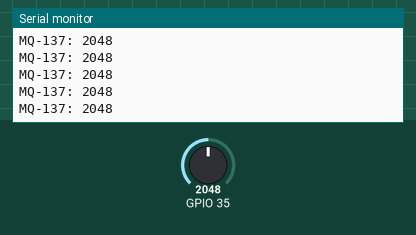
Bench run of a sketch on a simulated ESP32. Parts: the last lines printed to the serial monitor. The test bench sets the inputs (shaded band); at power-on: GPIO 35 = 2048.

Above: at 1.2 s.
1.3 s: GPIO 35 set to 2866
At 1.31 s:
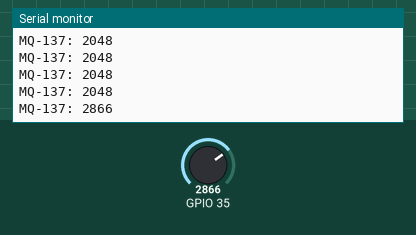
2.8 s: GPIO 35 set to 3603
At 2.81 s:
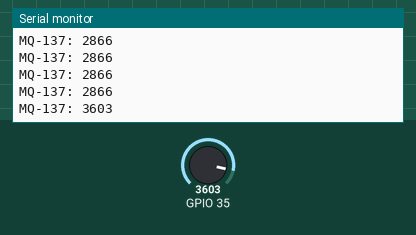
Timing chart, 0 to 5.8 s (numbered marks = the images above; inputs shaded):
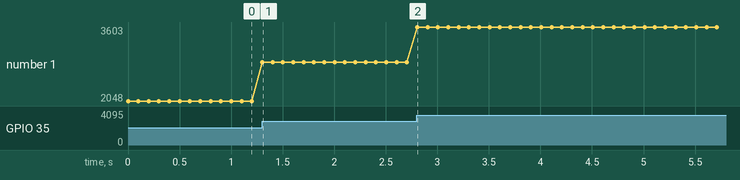

Measured:
- after the input at 1.3 s, the serial monitor: prints a new line at once (image 1)
- after the input at 2.8 s, the serial monitor: prints a new line at once (image 2)
- plotted number 1: 2048 → 2866 after the input at 1.3 s, 2866 → 3603 after the input at 2.8 s

The sketch:

ESP32_MQ135.ino
```cpp
void setup() {
  // put your setup code here, to run once:
  Serial.begin(115200);
}

void loop() {
  // put your main code here, to run repeatedly:
  Serial.print("MQ-137: ");
  Serial.print(analogRead(35));
  Serial.println();
  delay(100);
}
```
